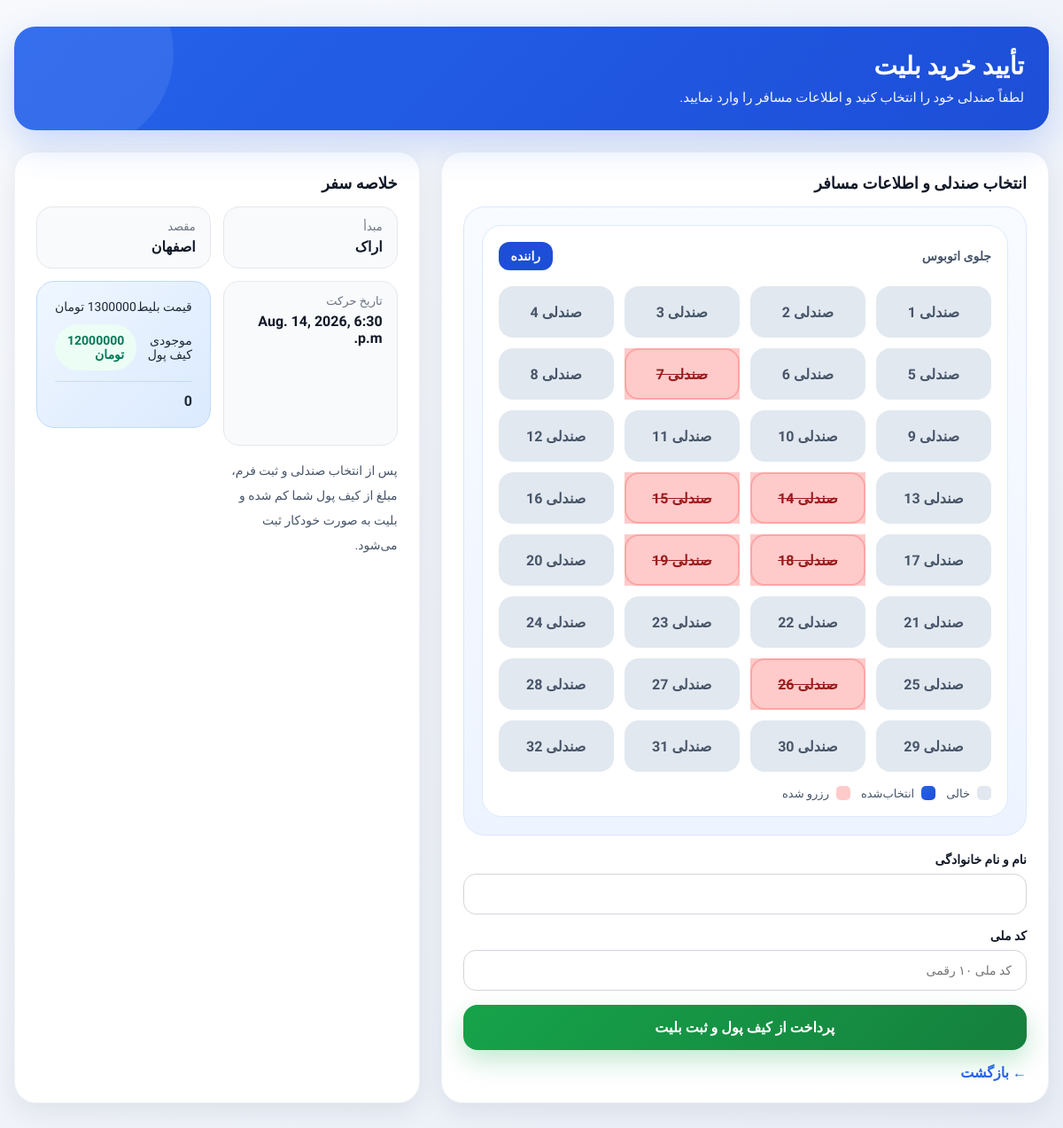
Page /bookings/buy/4/ (signed in) on the committed database.
### trips/models.py (models this page shows, shortened)
class Trip(models.Model):
    origin=models.ForeignKey(City,on_delete=models.PROTECT,related_name="departing_trips")
    destination=models.ForeignKey(City,on_delete=models.PROTECT,related_name="arriving_trips")
    bus=models.ForeignKey(Bus,on_delete=models.PROTECT,related_name="trips")
    available_seats=models.PositiveBigIntegerField(default=40)
    departure_datetime=models.DateTimeField()
    arrival_datetime=models.DateTimeField(blank=True,null=True)
    price=models.PositiveIntegerField()
    is_active=models.BooleanField(default=True)
    class Meta:
        indexes=[
            models.Index(fields=["origin","destination","departure_datetime"]),
        ]

class City(models.Model):
    name=models.CharField(max_length=100,unique=True)
    slug=models.SlugField(max_length=120,unique=True)
    def __str__(self):
        return self.name

### bookings/views.py (the view, shortened to what this page needs)
# urls.py: path("buy/<int:trip_id>/",views.buy_ticket,name="buy_ticket"),
def buy_ticket(request, trip_id):
    trip = get_object_or_404(Trip, id=trip_id)
    wallet, created = Wallet.objects.get_or_create(user=request.user, defaults={'balance': 12000000})
    price = trip.price
    reserved_seats = list(Ticket.objects.filter(trip=trip).values_list('seat_number', flat=True))
    reserved_seats = [int(s) for s in reserved_seats]
    total_seats_range = list(range(1, 33))
    context = {
        "trip": trip,
        "price": price,
        "balance": wallet.balance,
        "reserved_seats": reserved_seats,
        "total_seats_range": total_seats_range,
    }
    return render(request, "bookings/confirm_buy.html", context)

### bookings/templates/bookings/confirm_buy.html (shortened to what this page needs)
{% load static %}
<!DOCTYPE html>
<html lang="fa" dir="rtl">
<head>
</head>
<body>
<div class="page-wrapper">
    <div class="header">
        <h1>تأیید خرید بلیت</h1>
        <p>لطفاً صندلی خود را انتخاب کنید و اطلاعات مسافر را وارد نمایید.</p>
    </div>
    <div class="grid">
        <div class="card">
            <div class="section-title">انتخاب صندلی و اطلاعات مسافر</div>
            <form method="post" action="/bookings/buy/{{ trip.id }}/">
                <div class="seat-layout">
                    <div class="bus">
                        <div class="bus-top">
                            <span>جلوی اتوبوس</span>
                            <span class="driver">راننده</span>
                        </div>
                        <div class="seat-grid">
                            {% for seat in total_seats_range %}
                                {% if seat in reserved_seats %}
                                    <div class="seat-item reserved">
                                        <label class="seat-label">صندلی {{ seat }}</label>
                                    </div>
                                {% else %}
                                    <div class="seat-item">
                                        <label class="seat-label" for="seat{{ seat }}">
                                            صندلی {{ seat }}
                                        </label>
                                    </div>
                                {% endif %}
                            {% endfor %}
                        </div>
                        <div class="legend">
                            <div class="legend-item">
                                <span class="legend-box available"></span>
                                <span>خالی</span>
                            </div>
                            <div class="legend-item">
                                <span class="legend-box selected"></span>
                                <span>انتخاب‌شده</span>
                            </div>
                            <div class="legend-item">
                                <span class="legend-box reserved"></span>
                                <span>رزرو شده</span>
                            </div>
                        </div>
                    </div>
                </div>
                <br>
                <div class="form-group">
                    <label for="full_name" class="form-label">نام و نام خانوادگی</label>
                    <input
                        type="text"
                        id="full_name"
                        name="full_name"
                        class="form-control"
                        required
                    >
                </div>
                <div class="form-group">
                    <label for="national_code" class="form-label">کد ملی</label>
                    <input
                        type="text"
                        id="national_code"
                        name="national_code"
                        class="form-control"
                        placeholder="کد ملی ۱۰ رقمی"
                        maxlength="10"
                        required
                    >
                </div>
                <button type="submit" class="submit-btn">پرداخت از کیف پول و ثبت بلیت</button>
            </form>
            <a href="javascript:history.back()" class="back-link">← بازگشت</a>
        </div>
        <div class="card">
            <div class="section-title">خلاصه سفر</div>
            <div class="trip-info">
                <div class="info-box">
                    <div class="info-label">مبدأ</div>
                    <div class="info-value">{{ trip.origin }}</div>
                </div>
                <div class="info-box">
                    <div class="info-label">مقصد</div>
                    <div class="info-value">{{ trip.destination }}</div>
                </div>
                <div class="info-box">
                    <div class="info-label">تاریخ حرکت</div>
                    <div class="info-value">{{ trip.departure_datetime }}</div>
                </div>
            <div class="summary-box">
                <div class="summary-row">
                    <span>قیمت بلیط</span>
                    <span>{{ price }} تومان</span>
                </div>
                <div class="summary-row">
                    <span>موجودی کیف پول</span>
                    <span class="balance-badge">{{ balance }} تومان</span>
                </div>
                <div class="summary-row">
                    <span id="selected-seat-count">0</span>
                </div>
            </div>
            <p style="font-size:14px; line-height:2; color:#475569;">
                پس از انتخاب صندلی و ثبت فرم، مبلغ از کیف پول شما کم شده و بلیت به صورت خودکار ثبت می‌شود.
            </p>
        </div>
    </div>
</div>
</body>
</html>

### bookings/templates/bookings/confirm_buy.html (style rules this page uses)
* { box-sizing: border-box; margin: 0; padding: 0; }
body { font-family: 'Vazirmatn', sans-serif; background: linear-gradient(135deg, #f7f9fc 0%, #e9eef7 100%); min-height: 100vh; color: #1f2937; }
.page-wrapper { max-width: 1200px; margin: 0 auto; padding: 30px 16px 50px; }
.header { background: linear-gradient(135deg, #2563eb, #1d4ed8); color: #fff; border-radius: 24px; padding: 28px; box-shadow: 0 16px 40px rgba(37, 99, 235, 0.22); margin-bottom: 24px; position: relative; overflow: hidden; }
.header::before { content: ""; position: absolute; width: 220px; height: 220px; border-radius: 50%; background: rgba(255,255,255,0.08); top: -80px; left: -40px; }
.header h1 { font-size: 28px; margin-bottom: 10px; position: relative; z-index: 1; }
.header p { font-size: 15px; opacity: 0.95; position: relative; z-index: 1; }
.grid { display: grid; grid-template-columns: 1.2fr 0.8fr; gap: 24px; }
.card { background: #fff; border-radius: 24px; padding: 24px; box-shadow: 0 10px 30px rgba(15, 23, 42, 0.08); border: 1px solid #eef2f7; }
.section-title { font-size: 18px; font-weight: 800; margin-bottom: 16px; color: #111827; }
.trip-info { display: grid; grid-template-columns: repeat(2, 1fr); gap: 14px; margin-bottom: 24px; }
.info-box { background: #f8fafc; border: 1px solid #e5e7eb; border-radius: 18px; padding: 14px 16px; }
.info-label { font-size: 13px; color: #6b7280; margin-bottom: 6px; }
.info-value { font-size: 16px; font-weight: 700; color: #111827; }
.seat-layout { background: linear-gradient(180deg, #f8fbff 0%, #eef4ff 100%); border: 1px solid #dbe7ff; border-radius: 24px; padding: 20px; }
.bus { background: #ffffff; border-radius: 22px; padding: 18px; border: 1px solid #dbeafe; box-shadow: inset 0 1px 0 rgba(255,255,255,0.8); }
.bus-top { display: flex; justify-content: space-between; align-items: center; margin-bottom: 18px; font-size: 14px; color: #475569; font-weight: 700; }
.driver { background: #1d4ed8; color: white; padding: 8px 14px; border-radius: 12px; }
.seat-grid { display: grid; grid-template-columns: repeat(4, minmax(0, 1fr)); gap: 12px; }
.seat-item { position: relative; }
.seat-label { display: flex; align-items: center; justify-content: center; height: 58px; border-radius: 16px; background: #e2e8f0; color: #475569; font-weight: 800; cursor: pointer; border: 2px solid transparent; transition: all 0.2s ease; user-select: none; }
.seat-item.reserved .seat-label { background: #fecaca; color: #991b1b; cursor: not-allowed; border-color: #fca5a5; text-decoration: line-through; }
.legend { display: flex; gap: 12px; flex-wrap: wrap; margin-top: 16px; }
.legend-item { display: flex; align-items: center; gap: 8px; font-size: 13px; color: #475569; }
.legend-box { width: 16px; height: 16px; border-radius: 5px; display: inline-block; }
.available { background: #e2e8f0; }
.selected { background: linear-gradient(135deg, #2563eb, #1d4ed8); }
.reserved { background: #fecaca; }
.form-group { margin-bottom: 16px; }
.form-label { display: block; margin-bottom: 8px; font-size: 14px; font-weight: 700; color: #111827; }
.form-control { width: 100%; border: 1px solid #d1d5db; border-radius: 14px; padding: 14px 16px; font-family: inherit; font-size: 14px; outline: none; transition: 0.2s; background: #fff; }
.summary-box { background: linear-gradient(135deg, #eff6ff, #dbeafe); border-radius: 20px; padding: 20px; border: 1px solid #bfdbfe; margin-bottom: 20px; }
.summary-row { display: flex; justify-content: space-between; align-items: center; margin-bottom: 12px; font-size: 14px; }
.summary-row:last-child { margin-bottom: 0; padding-top: 12px; border-top: 1px solid rgba(37, 99, 235, 0.15); font-size: 16px; font-weight: 800; }
.submit-btn { width: 100%; border: none; background: linear-gradient(135deg, #16a34a, #15803d); color: white; font-family: inherit; font-size: 16px; font-weight: 800; padding: 16px; border-radius: 16px; cursor: pointer; transition: 0.2s; box-shadow: 0 12px 28px rgba(22, 163, 74, 0.25); }
.balance-badge { display: inline-flex; align-items: center; gap: 8px; background: #ecfdf5; color: #047857; padding: 10px 14px; border-radius: 999px; font-weight: 700; font-size: 14px; }
.back-link { display: inline-block; margin-top: 16px; color: #2563eb; text-decoration: none; font-weight: 700; }

### rows in the picture
Trip: origin "اراک", destination "اصفهان", departure_datetime "Aug. 14, 2026, 6:30 p.m."

### other values in the picture
{{ seat }} "1" "2" "3" "4" "5" "6" "8" "9" "10" "11" "12" "13" "16" "17" "20" "21" "22" "23" "24" "25" "27" "28" "29" "30" "31" "32"
{{ seat }} "7" "14" "15" "18" "19" "26"
{{ balance }} "12000000"
